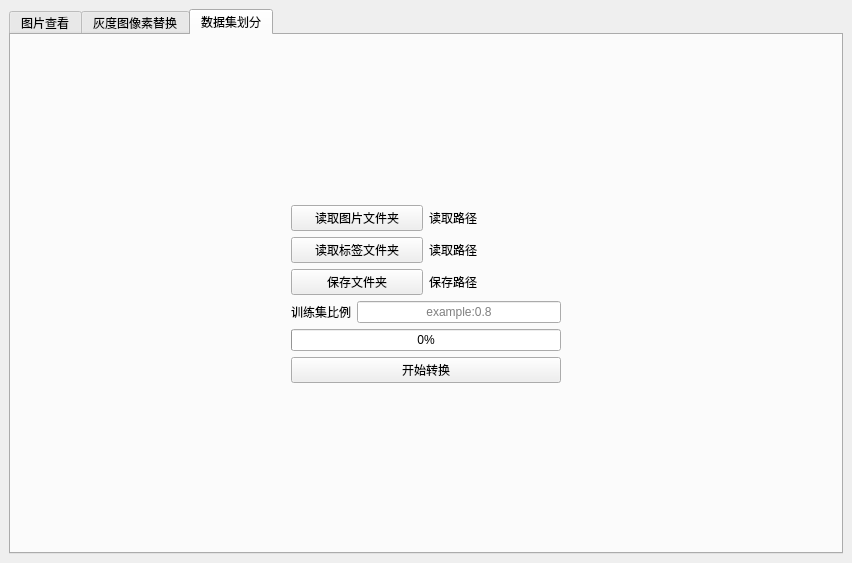
<?xml version="1.0" encoding="UTF-8"?>
<ui version="4.0">
 <class>main</class>
 <widget class="QMainWindow" name="main">
  <property name="geometry">
   <rect>
    <x>0</x>
    <y>0</y>
    <width>852</width>
    <height>563</height>
   </rect>
  </property>
  <property name="windowTitle">
   <string>MainWindow</string>
  </property>
  <widget class="QWidget" name="centralwidget">
   <layout class="QGridLayout" name="gridLayout">
    <item row="0" column="0">
     <widget class="QTabWidget" name="tabWidget">
      <property name="currentIndex">
       <number>2</number>
      </property>
      <widget class="QWidget" name="image_show">
       <attribute name="title">
        <string>图片查看</string>
       </attribute>
       <layout class="QGridLayout" name="gridLayout_3">
        <item row="3" column="1">
         <layout class="QHBoxLayout" name="horizontalLayout_6">
          <item>
           <widget class="QPushButton" name="bt_previous">
            <property name="maximumSize">
             <size>
              <width>60</width>
              <height>60</height>
             </size>
            </property>
            <property name="font">
             <font>
              <family>Adobe 黑体 Std R</family>
              <pointsize>10</pointsize>
              <bold>false</bold>
             </font>
            </property>
            <property name="text">
             <string>←</string>
            </property>
           </widget>
          </item>
          <item>
           <widget class="QLabel" name="lb_image_show_oringin">
            <property name="minimumSize">
             <size>
              <width>320</width>
              <height>320</height>
             </size>
            </property>
            <property name="styleSheet">
             <string notr="true">background-color: rgb(255, 255, 255);</string>
            </property>
            <property name="text">
             <string/>
            </property>
           </widget>
          </item>
          <item>
           <widget class="QLabel" name="inf_4">
            <property name="text">
             <string>→</string>
            </property>
            <property name="alignment">
             <set>Qt::AlignCenter</set>
            </property>
           </widget>
          </item>
          <item>
           <widget class="QLabel" name="lb_image_show_transformed">
            <property name="minimumSize">
             <size>
              <width>320</width>
              <height>320</height>
             </size>
            </property>
            <property name="styleSheet">
             <string notr="true">background-color: rgb(255, 255, 255);</string>
            </property>
            <property name="text">
             <string/>
            </property>
           </widget>
          </item>
          <item>
           <widget class="QPushButton" name="bt_next">
            <property name="maximumSize">
             <size>
              <width>60</width>
              <height>60</height>
             </size>
            </property>
            <property name="font">
             <font>
              <family>Adobe 黑体 Std R</family>
              <pointsize>10</pointsize>
             </font>
            </property>
            <property name="text">
             <string>→</string>
            </property>
           </widget>
          </item>
         </layout>
        </item>
        <item row="1" column="1">
         <layout class="QHBoxLayout" name="horizontalLayout_5">
          <item>
           <widget class="QPushButton" name="bt_read_image_path">
            <property name="text">
             <string>读取图片</string>
            </property>
           </widget>
          </item>
          <item>
           <widget class="QLabel" name="lb_image_path">
            <property name="text">
             <string>读取图片路径</string>
            </property>
           </widget>
          </item>
         </layout>
        </item>
        <item row="2" column="1">
         <layout class="QHBoxLayout" name="horizontalLayout_7">
          <item>
           <widget class="QLabel" name="inf_2">
            <property name="text">
             <string>灰度图像素映射</string>
            </property>
           </widget>
          </item>
          <item>
           <widget class="QLineEdit" name="le_image_pixel_oringin"/>
          </item>
          <item>
           <widget class="QLabel" name="inf_3">
            <property name="text">
             <string>→</string>
            </property>
           </widget>
          </item>
          <item>
           <widget class="QLineEdit" name="le_image_pixel_saveas"/>
          </item>
         </layout>
        </item>
        <item row="0" column="1">
         <spacer name="verticalSpacer_4">
          <property name="orientation">
           <enum>Qt::Vertical</enum>
          </property>
          <property name="sizeHint" stdset="0">
           <size>
            <width>20</width>
            <height>40</height>
           </size>
          </property>
         </spacer>
        </item>
        <item row="5" column="1">
         <spacer name="verticalSpacer_3">
          <property name="orientation">
           <enum>Qt::Vertical</enum>
          </property>
          <property name="sizeHint" stdset="0">
           <size>
            <width>20</width>
            <height>40</height>
           </size>
          </property>
         </spacer>
        </item>
        <item row="4" column="1">
         <widget class="QPushButton" name="bt_reflash_image">
          <property name="text">
           <string>刷新</string>
          </property>
         </widget>
        </item>
        <item row="3" column="0">
         <spacer name="horizontalSpacer_4">
          <property name="orientation">
           <enum>Qt::Horizontal</enum>
          </property>
          <property name="sizeHint" stdset="0">
           <size>
            <width>40</width>
            <height>20</height>
           </size>
          </property>
         </spacer>
        </item>
        <item row="3" column="2">
         <spacer name="horizontalSpacer_3">
          <property name="orientation">
           <enum>Qt::Horizontal</enum>
          </property>
          <property name="sizeHint" stdset="0">
           <size>
            <width>40</width>
            <height>20</height>
           </size>
          </property>
         </spacer>
        </item>
       </layout>
      </widget>
      <widget class="QWidget" name="pixel_transform">
       <attribute name="title">
        <string>灰度图像素替换</string>
       </attribute>
       <layout class="QGridLayout" name="gridLayout_2">
        <item row="0" column="1">
         <spacer name="verticalSpacer_2">
          <property name="orientation">
           <enum>Qt::Vertical</enum>
          </property>
          <property name="sizeHint" stdset="0">
           <size>
            <width>20</width>
            <height>40</height>
           </size>
          </property>
         </spacer>
        </item>
        <item row="1" column="1">
         <layout class="QHBoxLayout" name="horizontalLayout_4">
          <item>
           <widget class="QLabel" name="inf_5">
            <property name="text">
             <string>像素映射</string>
            </property>
           </widget>
          </item>
          <item>
           <widget class="QLineEdit" name="le_pixel_oringin"/>
          </item>
          <item>
           <widget class="QLabel" name="inf">
            <property name="text">
             <string>→</string>
            </property>
           </widget>
          </item>
          <item>
           <widget class="QLineEdit" name="le_pixel_saveas"/>
          </item>
         </layout>
        </item>
        <item row="3" column="1">
         <layout class="QHBoxLayout" name="horizontalLayout">
          <item>
           <widget class="QPushButton" name="bt_read_folder_path">
            <property name="text">
             <string>读取文件夹</string>
            </property>
           </widget>
          </item>
          <item>
           <widget class="QLabel" name="lb_read_folder_path">
            <property name="text">
             <string>读取路径</string>
            </property>
           </widget>
          </item>
         </layout>
        </item>
        <item row="4" column="1">
         <layout class="QHBoxLayout" name="horizontalLayout_2">
          <item>
           <widget class="QPushButton" name="bt_save_folder_path">
            <property name="text">
             <string>保存文件夹</string>
            </property>
           </widget>
          </item>
          <item>
           <widget class="QLabel" name="lb_save_folder_path">
            <property name="text">
             <string>保存路径</string>
            </property>
           </widget>
          </item>
         </layout>
        </item>
        <item row="5" column="1">
         <widget class="QProgressBar" name="pb_process">
          <property name="enabled">
           <bool>true</bool>
          </property>
          <property name="value">
           <number>0</number>
          </property>
         </widget>
        </item>
        <item row="6" column="1">
         <widget class="QPushButton" name="bt_start_process">
          <property name="text">
           <string>开始转换</string>
          </property>
         </widget>
        </item>
        <item row="7" column="1">
         <spacer name="verticalSpacer">
          <property name="orientation">
           <enum>Qt::Vertical</enum>
          </property>
          <property name="sizeHint" stdset="0">
           <size>
            <width>20</width>
            <height>40</height>
           </size>
          </property>
         </spacer>
        </item>
        <item row="3" column="2">
         <spacer name="horizontalSpacer_2">
          <property name="orientation">
           <enum>Qt::Horizontal</enum>
          </property>
          <property name="sizeHint" stdset="0">
           <size>
            <width>40</width>
            <height>20</height>
           </size>
          </property>
         </spacer>
        </item>
        <item row="3" column="0">
         <spacer name="horizontalSpacer">
          <property name="orientation">
           <enum>Qt::Horizontal</enum>
          </property>
          <property name="sizeHint" stdset="0">
           <size>
            <width>40</width>
            <height>20</height>
           </size>
          </property>
         </spacer>
        </item>
       </layout>
      </widget>
      <widget class="QWidget" name="datasets_split">
       <attribute name="title">
        <string>数据集划分</string>
       </attribute>
       <layout class="QGridLayout" name="gridLayout_4">
        <item row="4" column="0">
         <spacer name="horizontalSpacer_6">
          <property name="orientation">
           <enum>Qt::Horizontal</enum>
          </property>
          <property name="sizeHint" stdset="0">
           <size>
            <width>40</width>
            <height>20</height>
           </size>
          </property>
         </spacer>
        </item>
        <item row="4" column="1">
         <layout class="QHBoxLayout" name="horizontalLayout_3">
          <item>
           <widget class="QLabel" name="inf_6">
            <property name="text">
             <string>训练集比例</string>
            </property>
           </widget>
          </item>
          <item>
           <widget class="QLineEdit" name="le_train_radio">
            <property name="inputMask">
             <string/>
            </property>
            <property name="text">
             <string/>
            </property>
            <property name="alignment">
             <set>Qt::AlignCenter</set>
            </property>
            <property name="placeholderText">
             <string>example:0.8</string>
            </property>
           </widget>
          </item>
         </layout>
        </item>
        <item row="4" column="2">
         <spacer name="horizontalSpacer_5">
          <property name="orientation">
           <enum>Qt::Horizontal</enum>
          </property>
          <property name="sizeHint" stdset="0">
           <size>
            <width>40</width>
            <height>20</height>
           </size>
          </property>
         </spacer>
        </item>
        <item row="3" column="1">
         <layout class="QHBoxLayout" name="horizontalLayout_9">
          <item>
           <widget class="QPushButton" name="bt_save_folder_path_p3">
            <property name="text">
             <string>保存文件夹</string>
            </property>
           </widget>
          </item>
          <item>
           <widget class="QLabel" name="lb_save_folder_path_p3">
            <property name="text">
             <string>保存路径</string>
            </property>
           </widget>
          </item>
         </layout>
        </item>
        <item row="5" column="1">
         <widget class="QProgressBar" name="pb_process_p3">
          <property name="value">
           <number>0</number>
          </property>
         </widget>
        </item>
        <item row="6" column="1">
         <widget class="QPushButton" name="bt_start_process_p3">
          <property name="text">
           <string>开始转换</string>
          </property>
         </widget>
        </item>
        <item row="1" column="1">
         <layout class="QHBoxLayout" name="horizontalLayout_8">
          <item>
           <widget class="QPushButton" name="bt_read_img_folder_path_p3">
            <property name="text">
             <string>读取图片文件夹</string>
            </property>
           </widget>
          </item>
          <item>
           <widget class="QLabel" name="lb_read_img_folder_path_p3">
            <property name="text">
             <string>读取路径</string>
            </property>
           </widget>
          </item>
         </layout>
        </item>
        <item row="0" column="1">
         <spacer name="verticalSpacer_6">
          <property name="orientation">
           <enum>Qt::Vertical</enum>
          </property>
          <property name="sizeHint" stdset="0">
           <size>
            <width>20</width>
            <height>40</height>
           </size>
          </property>
         </spacer>
        </item>
        <item row="7" column="1">
         <spacer name="verticalSpacer_5">
          <property name="orientation">
           <enum>Qt::Vertical</enum>
          </property>
          <property name="sizeHint" stdset="0">
           <size>
            <width>20</width>
            <height>40</height>
           </size>
          </property>
         </spacer>
        </item>
        <item row="2" column="1">
         <layout class="QHBoxLayout" name="horizontalLayout_10">
          <item>
           <widget class="QPushButton" name="bt_read_gt_folder_path_p3">
            <property name="text">
             <string>读取标签文件夹</string>
            </property>
           </widget>
          </item>
          <item>
           <widget class="QLabel" name="lb_read_gt_folder_path_p3">
            <property name="text">
             <string>读取路径</string>
            </property>
           </widget>
          </item>
         </layout>
        </item>
       </layout>
      </widget>
     </widget>
    </item>
   </layout>
  </widget>
 </widget>
 <resources/>
 <connections/>
</ui>
